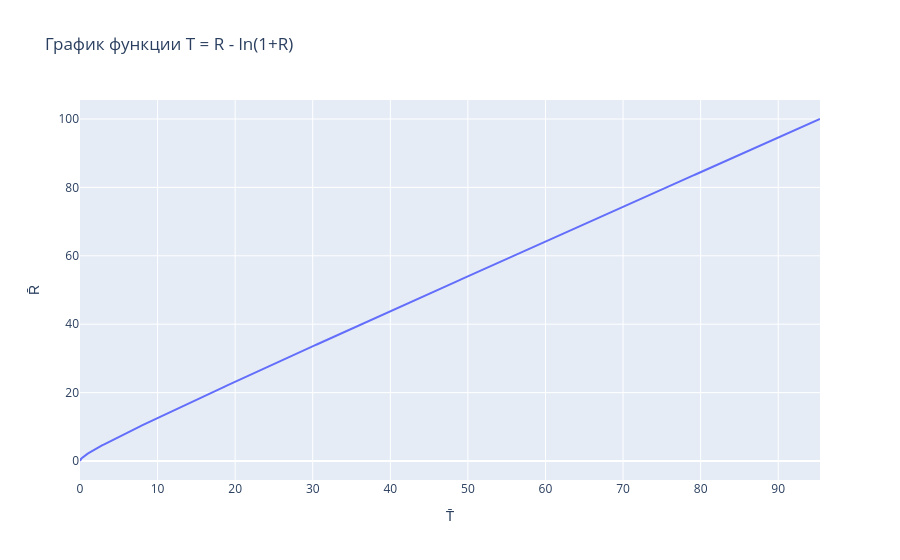

The notebook cell saved with this chart:
### Markdown cell above
Аналогичные диаграммы:

### Code cell
R = np.linspace(0.01, 100, 500)
T1 = R - np.log(1+R)

fig1 = go.Figure()

fig1.add_scatter(
    x=T1,
    y=R,
    mode="lines",
    name="R(T)",
    hovertemplate="T=%{x:.5f}<br>R=%{y:.5f}<extra></extra>"
)

fig1.update_layout(
    title="График функции T = R - ln(1+R)",
    xaxis_title="T̄",
    yaxis_title="R̄"
)
fig1.show()
fig1.write_html("images_zso_1well_simple/plot1.html", include_plotlyjs="cdn", full_html=True)
#fig1.write_image("images_zso_1well_simple/plot1.png")

### Figure 1 — Plotly figure (JSON) as saved in the notebook; plotly's stock layout.template omitted (floating-point values rounded to 4 significant figures; data arrays with more than 128 entries replaced by an {"elided": "..."} marker saying what was removed)
{"data": [{"hovertemplate": "T=%{x:.5f}<br>R=%{y:.5f}<extra></extra>", "mode": "lines", "name": "R(T)", "type": "scatter", "x": {"elided": "500 float values"}, "y": {"elided": "500 float values"}}], "layout": {"autosize": true, "title": {"text": "График функции T = R - ln(1+R)"}, "xaxis": {"autorange": true, "range": [4.967e-05, 95.38], "title": {"text": "T̄"}, "type": "linear"}, "yaxis": {"autorange": true, "range": [-5.545, 105.6], "title": {"text": "R̄"}, "type": "linear"}}}
